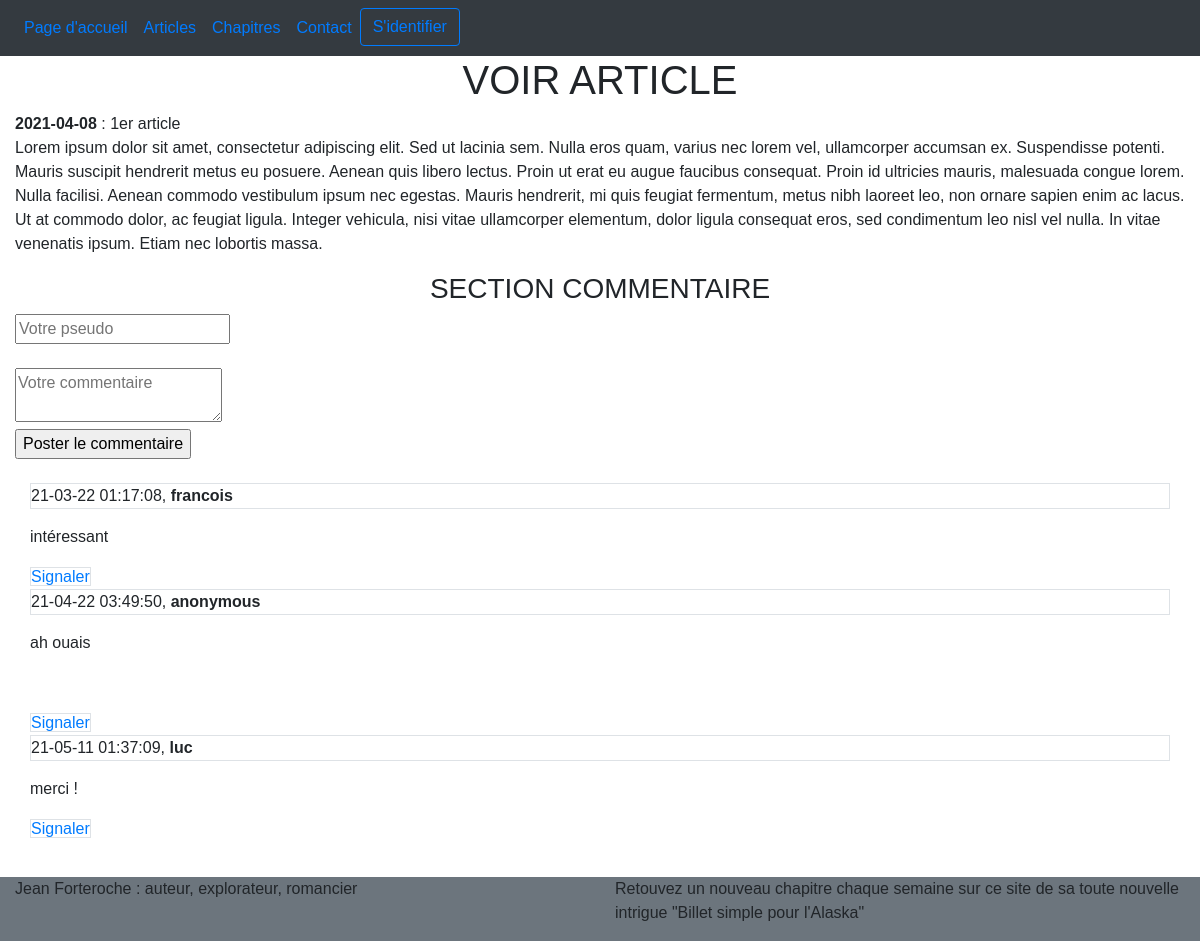
Page /index.php?action=currentArticle&titre=1er article on the committed database.
### tables this page shows
CREATE TABLE `articles` (
  `id` int(11) NOT NULL,
  `date_publication` date NOT NULL,
  `titre` varchar(30) NOT NULL,
  `contenu` text NOT NULL
);

CREATE TABLE `posts` (
  `id_post` int(11) NOT NULL,
  `article_commenté` text NOT NULL,
  `cal` text NOT NULL,
  `pseudo` text NOT NULL,
  `contenu` text NOT NULL,
  `signale` tinyint(1) NOT NULL DEFAULT '0'
);

### model/article_manager.php (called while the page is built, shortened)
<?php
class ArticleManager extends Manager {
    public function demandeArticle($titre) {
        $db = $this -> dbconnect();
        $req = $db -> prepare ("SELECT id, date_publication, titre, contenu FROM articles WHERE titre = :titre");
        $req -> bindValue(':titre', $titre, PDO::PARAM_STR);
        $req -> execute();
        return $req;
    }
}
?>

### controller/article_controller.php (called while the page is built, shortened)
<?php
require_once('model/article_manager.php');
class ArticleController {
            ?>
            <?php
    public function afficheArticleDemande($titre) {
        $articleManager = new ArticleManager;
        $postManager = new PostManager;
        $reponse = $articleManager -> demandeArticle($titre);
        $reponse -> execute();
        $retour = $postManager -> getPosts($titre);
        $retour -> execute();
        $tab_retour = array($reponse, $retour);
        return($tab_retour);
    }
}
?>

### model/post_manager.php (called while the page is built, shortened)
<?php
    class PostManager extends Manager {
        public function getPosts($titre) {
            $db = $this -> dbconnect();
            $req = $db -> prepare("SELECT id_post, cal, pseudo, contenu FROM posts WHERE article_commenté = :titre ORDER BY cal");
            $req -> bindValue(':titre', $titre,  PDO::PARAM_STR);
            $req -> execute();
            return $req;
        }
    }
?>

### view/currentArticle.php (the view, shortened to what this page needs)
    <h1 class="text-center">VOIR ARTICLE </h1>
    <div class="container-fluid">
        <div class="row">
            <div class="col-12">
                <?php
                    while($donnes = $article -> fetch()) {
                ?>
                <p>
                    <strong><?php echo $donnes['date_publication']; ?></strong> : <?php echo $donnes['titre']; ?> <br/>
                    <?php echo $donnes['contenu']; ?>
                </p>
                <?php
                    }
                ?>
            </div>
        </div>
        <div class="row">
            <div class="col-12" >
                <h3 class="text-center">SECTION COMMENTAIRE</h3>
                <form method="post" action="/Projet4/index.php?action=envoieCommentaire&titre=<?php echo $_GET['titre'] ?>" >
                    <input type="text" name="pseudo" placeholder="Votre pseudo" required/> <br/><br/>
                    <textarea name="commentaire" placeholder="Votre commentaire" ></textarea><br/>
                    <input type="submit" value="Poster le commentaire" name="poster" /><br/><br/>
                </form>
                <div class="col-12">
                    <?php
                        while($liste = $liste_comms -> fetch()){
                    ?>
                        <p class="border">
                            <?php echo $liste['cal']; ?>, <strong><?php echo $liste['pseudo']; ?> </strong><br/>
                            <?php echo html_entity_decode($liste['contenu']); ?>
                        </p>
                        <a href="/Projet4/index.php?action=signale&id=<?php echo $liste['id_post'] ?>" class="border"> Signaler </a>
                    <?php
                        }
                    ?>
                </div>
            </div>
        </div>
    </div>
<?php require('template.php'); ?>

### public/css/style.css (style rules this page uses)
* { box-sizing: border-box }
body { font-family: Verdana, sans-serif; margin:0 }

### rows in the picture
articles: date_publication "2021-04-08", titre "1er article", contenu "Lorem ipsum dolor sit amet, consectetur adipiscing elit. Sed ut lacinia sem. Nulla eros quam, varius nec lorem vel, ullamcorper accumsan ex. Suspendisse potenti. Mauris suscipit hendrerit metus eu posuere. Aenean quis libero lectus. Proin ut erat eu augue faucibus consequat. Proin id ultricies mauris, malesuada congue lorem. Nulla facilisi. Aenean commodo vestibulum ipsum nec egestas. Mauris hendrerit, mi quis feugiat fermentum, metus nibh laoreet leo, non ornare sapien enim ac lacus. Ut at commodo dolor, ac feugiat ligula. Integer vehicula, nisi vitae ullamcorper elementum, dolor ligula consequat eros, sed condimentum leo nisl vel nulla. In vitae venenatis ipsum. Etiam nec lobortis massa."
posts: cal "21-03-22 01:17:08", pseudo "francois", contenu "intéressant"
posts: cal "21-04-22 03:49:50", pseudo "anonymous", contenu "ah ouais"
posts: cal "21-05-11 01:37:09", pseudo "luc", contenu "merci !"
